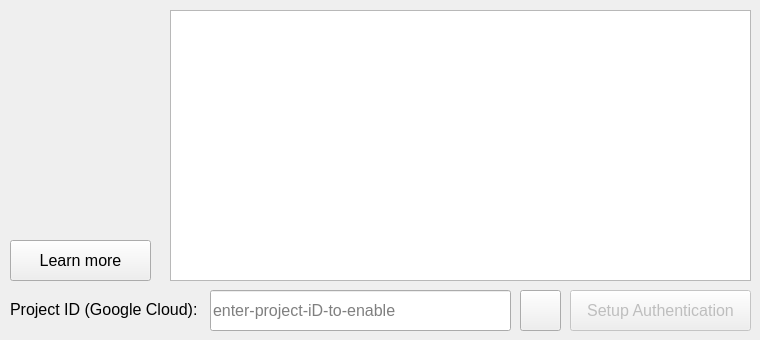
   <widget class="QWidget" name="tab">
    <attribute name="title">
     <string>Step 1</string>
    </attribute>
    <widget class="QPushButton" name="autenticacao">
     <property name="enabled">
      <bool>false</bool>
     </property>
     <property name="geometry">
      <rect>
       <x>570</x>
       <y>290</y>
       <width>181</width>
       <height>41</height>
      </rect>
     </property>
     <property name="font">
      <font>
       <pointsize>12</pointsize>
      </font>
     </property>
     <property name="text">
      <string>Setup Authentication</string>
     </property>
     <property name="icon">
      <iconset>
       <normaloff>../medias/icons8-reproduzir-50.png</normaloff>../medias/icons8-reproduzir-50.png</iconset>
     </property>
    </widget>
    <widget class="QTextBrowser" name="QTextBrowser">
     <property name="geometry">
      <rect>
       <x>170</x>
       <y>10</y>
       <width>581</width>
       <height>271</height>
      </rect>
     </property>
     <property name="html">
      <string>&lt;!DOCTYPE HTML PUBLIC &quot;-//W3C//DTD HTML 4.0//EN&quot; &quot;http://www.w3.org/TR/REC-html40/strict.dtd&quot;&gt;
&lt;html&gt;&lt;head&gt;&lt;meta name=&quot;qrichtext&quot; content=&quot;1&quot; /&gt;&lt;style type=&quot;text/css&quot;&gt;
p, li { white-space: pre-wrap; }
&lt;/style&gt;&lt;/head&gt;&lt;body style=&quot; font-family:'MS Shell Dlg 2'; font-size:8.25pt; font-weight:400; font-style:normal;&quot;&gt;
&lt;p style=&quot;-qt-paragraph-type:empty; margin-top:0px; margin-bottom:0px; margin-left:0px; margin-right:0px; -qt-block-indent:0; text-indent:0px; font-size:8pt;&quot;&gt;&lt;br /&gt;&lt;/p&gt;&lt;/body&gt;&lt;/html&gt;</string>
     </property>
     <property name="overwriteMode">
      <bool>true</bool>
     </property>
     <property name="textInteractionFlags">
      <set>Qt::LinksAccessibleByKeyboard|Qt::LinksAccessibleByMouse|Qt::TextBrowserInteraction|Qt::TextEditable|Qt::TextEditorInteraction|Qt::TextSelectableByKeyboard|Qt::TextSelectableByMouse</set>
     </property>
     <property name="openLinks">
      <bool>false</bool>
     </property>
    </widget>
    <widget class="QgsPasswordLineEdit" name="project_QgsPasswordLineEdit">
     <property name="geometry">
      <rect>
       <x>210</x>
       <y>290</y>
       <width>301</width>
       <height>41</height>
      </rect>
     </property>
     <property name="font">
      <font>
       <pointsize>12</pointsize>
      </font>
     </property>
     <property name="placeholderText">
      <string>enter-project-iD-to-enable</string>
     </property>
     <property name="clearButtonEnabled">
      <bool>true</bool>
     </property>
     <property name="showLockIcon">
      <bool>false</bool>
     </property>
    </widget>
    <widget class="QLabel" name="label_2">
     <property name="geometry">
      <rect>
       <x>10</x>
       <y>289</y>
       <width>191</width>
       <height>41</height>
      </rect>
     </property>
     <property name="font">
      <font>
       <pointsize>12</pointsize>
      </font>
     </property>
     <property name="text">
      <string>Project ID (Google Cloud):</string>
     </property>
    </widget>
    <widget class="QPushButton" name="desautenticacao">
     <property name="geometry">
      <rect>
       <x>520</x>
       <y>290</y>
       <width>41</width>
       <height>41</height>
      </rect>
     </property>
     <property name="font">
      <font>
       <pointsize>12</pointsize>
      </font>
     </property>
     <property name="text">
      <string/>
     </property>
     <property name="icon">
      <iconset>
       <normaloff>../medias/eraser-thin-svgrepo-com.svg</normaloff>../medias/eraser-thin-svgrepo-com.svg</iconset>
     </property>
    </widget>
    <widget class="QLabel" name="label_14">
     <property name="geometry">
      <rect>
       <x>10</x>
       <y>20</y>
       <width>151</width>
       <height>151</height>
      </rect>
     </property>
     <property name="text">
      <string/>
     </property>
     <property name="pixmap">
      <pixmap>../icon.png</pixmap>
     </property>
     <property name="scaledContents">
      <bool>true</bool>
     </property>
    </widget>
    <widget class="QPushButton" name="learn">
     <property name="geometry">
      <rect>
       <x>10</x>
       <y>240</y>
       <width>141</width>
       <height>41</height>
      </rect>
     </property>
     <property name="font">
      <font>
       <pointsize>12</pointsize>
      </font>
     </property>
     <property name="text">
      <string>Learn more</string>
     </property>
     <property name="icon">
      <iconset>
       <normaloff>../medias/open-in-browser.svg</normaloff>../medias/open-in-browser.svg</iconset>
     </property>
    </widget>
   </widget>
